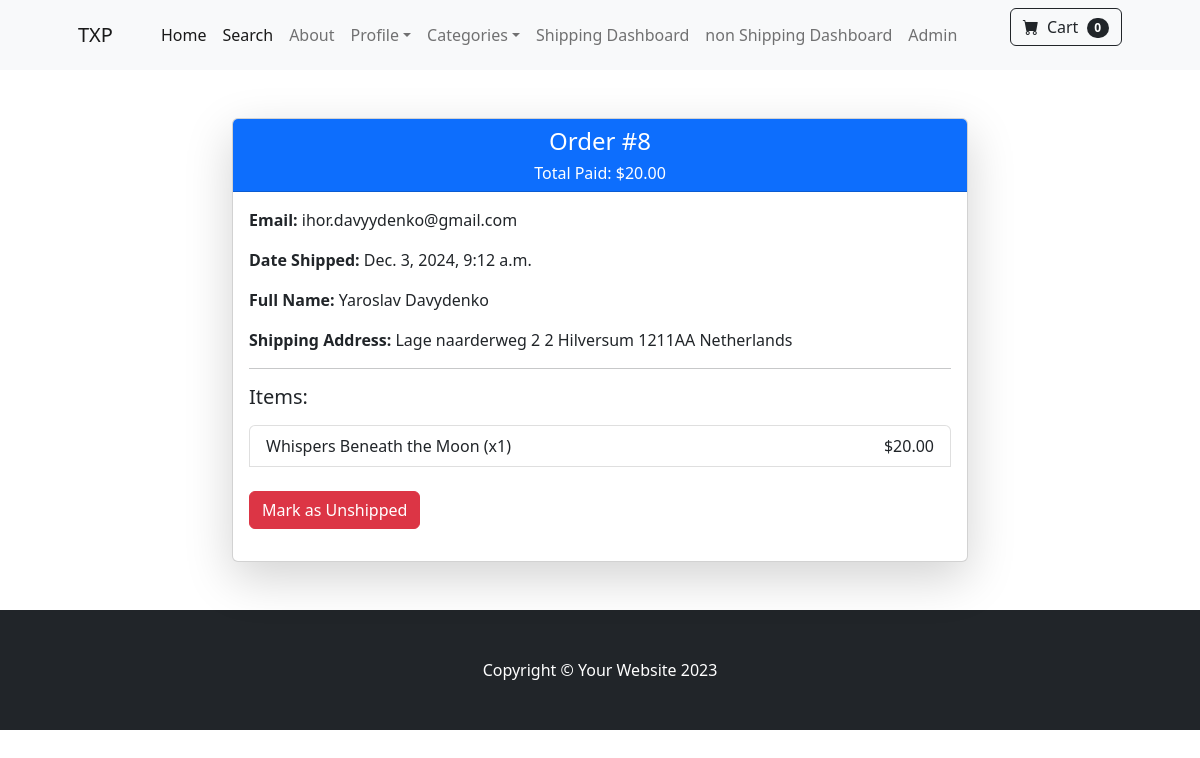
Before: /payment/order/8 (signed in) with the older database file.
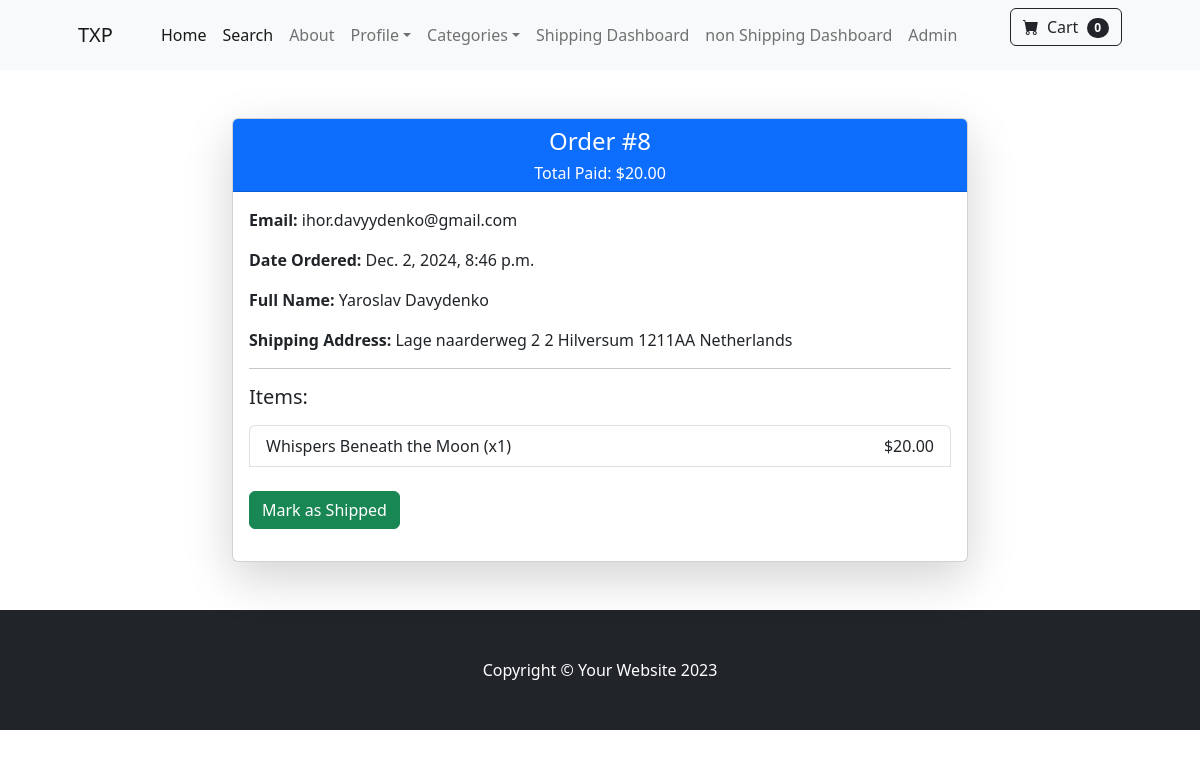
After: the same page with the newer database file.
### payment/models.py (models this page shows, shortened)
class Order(models.Model):
    user = models.ForeignKey(User, on_delete=models.CASCADE, null=True, blank=True)
    full_name = models.CharField(max_length=255)
    email = models.EmailField(max_length=255)
    shipping_address = models.TextField(max_length=255)
    amount_paid = models.DecimalField(max_digits=15, decimal_places=2)
    date_ordered = models.DateTimeField(auto_now_add=True)
    is_shipped = models.BooleanField(default=False)
    date_shipped = models.DateTimeField(blank=True, null=True)

### payment/views.py (the view, shortened to what this page needs)
# urls.py: path('order/<int:pk>', views.orders, name='orders')
def orders(request, pk):
    if request.user.is_authenticated and request.user.is_superuser:
        order = Order.objects.get(id=pk)
        items = OrderItem.objects.filter(order=pk)
        context = {'order': order,
                   'items': items}
        return render(request, 'payment/orders.html', context)
    else:
        messages.success(request, 'Access Denied')
        return redirect('home')

### cart/cart.py (called while the page is built)
    def __len__(self):
        return len(self.cart)

### cart/context_processors.py (called while the page is built)
def cart(request):
    cart = Cart(request)
    return {'cart': cart}

### store/models.py (called while the page is built)
    def __str__(self):
        return self.name

### payment/templates/payment/orders.html (shortened to what this page needs)
{% extends 'base.html' %}
{% block content %}
<div class="container my-5">
    <div class="row justify-content-center">
        <div class="col-md-8">
            <div class="card shadow-lg">
                <div class="card-header bg-primary text-white text-center">
                    <h4>Order #{{ order.id }}</h4>
                    <h6 class="mb-0">Total Paid: ${{ order.amount_paid }}</h6>
                </div>
                <div class="card-body">
                    <p><strong>Email:</strong> {{ order.email }}</p>
                    {% if order.is_shipped %}
                    <p><strong>Date Shipped:</strong> {{ order.date_shipped }}</p>
                    {% else %}
                    <p><strong>Date Ordered:</strong> {{ order.date_ordered }}</p>
                    {% endif %}
                    <p><strong>Full Name:</strong> {{ order.full_name }}</p>
                    <p><strong>Shipping Address:</strong> {{ order.shipping_address }}</p>
                    <hr>
                    <h5 class="mb-3">Items:</h5>
                    <ul class="list-group">
                        {% for i in items %}
                        <li class="list-group-item d-flex justify-content-between align-items-center">
                            <span>{{ i.product }} (x{{ i.quantity }})</span>
                            <span>${{ i.price }}</span>
                        </li>
                        <br/>
                        {% endfor %}
                        <form method="post">
                            {% if not order.is_shipped %}
                            <button type="submit" class="btn btn-success">Mark as Shipped</button>
                            {% else %}
                            <button type="submit" class="btn btn-danger">Mark as Unshipped</button>
                            {% endif %}
                        </form>
                    </ul>
                </div>
            </div>
        </div>
    </div>
</div>
{% endblock %}

Changed rows visible on the page:
changed Order "ihor.davyydenko@gmail.com": is_shipped True → False (drawn); date_ordered (not shown) → "Dec. 2, 2024, 8:46 p.m."; date_shipped "Dec. 3, 2024, 9:12 a.m." → (not shown)
Other visible differences:
text no longer shown: "Date Shipped: Mark as Unshipped"
text now shown: "Date Ordered: Mark as Shipped"
